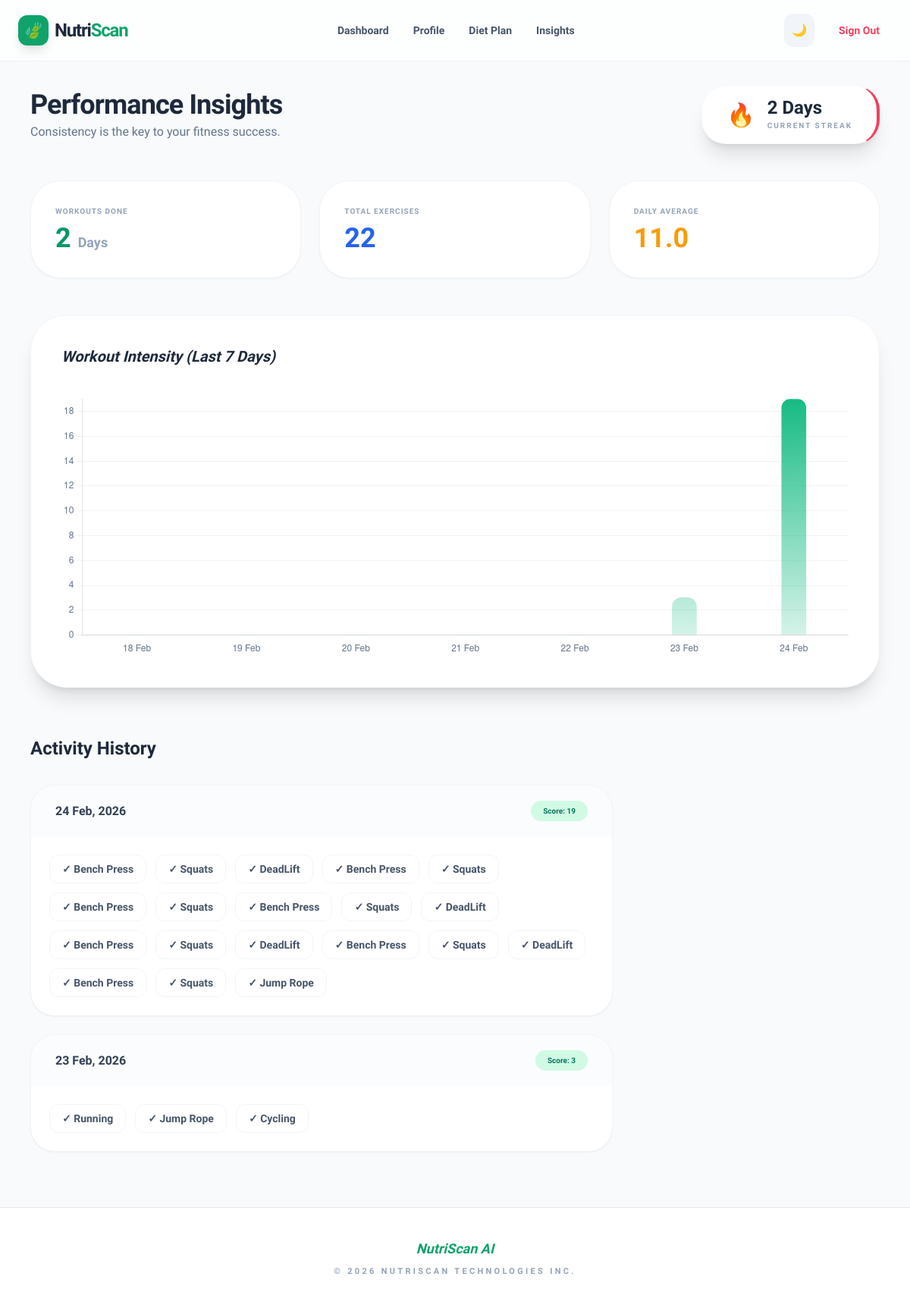
/performance/ (signed in), run on the app's committed database.
### core/models.py (models this page shows, shortened)
class WorkoutLog(models.Model):
    user = models.ForeignKey(User, on_delete=models.CASCADE)
    exercise = models.CharField(max_length=100)
    completed = models.BooleanField(default=False)
    calories_burned = models.PositiveIntegerField(default=0)
    date = models.DateField(auto_now_add=True)

### core/views.py (the view)
# urls.py: path('performance/', views.performance, name='performance'),
@login_required
def performance(request):
    logs = WorkoutLog.objects.filter(user=request.user).order_by('-date')
    daily_counts = defaultdict(int)
    grouped_exercises = defaultdict(list)
    for log in logs:
        daily_counts[log.date] += 1
        grouped_exercises[log.date].append(log.exercise)
    performance_history = []
    unique_dates = sorted(grouped_exercises.keys(), reverse=True)
    for d in unique_dates:
        performance_history.append({
            'date': d.strftime("%d %b, %Y"),
            'exercises': grouped_exercises[d],
            'score': daily_counts[d]
        })
    chart_days = [date.today() - timedelta(days=i) for i in range(6, -1, -1)]
    labels = [d.strftime("%d %b") for d in chart_days]
    values = [daily_counts[d] for d in chart_days]
    workout_days = sorted(set(log.date for log in logs), reverse=True)
    streak = 0
    today = date.today()
    for day in workout_days:
        if day == today - timedelta(days=streak): streak += 1
        else: break
    return render(request, 'performance.html', {
        'performance_history': performance_history,
        'labels': labels,
        'values': values,
        'streak': streak,
        'workout_days_count': len(workout_days),
        'total_exercises': logs.count(),
        'avg_per_day': round(logs.count() / len(workout_days), 1) if workout_days else 0
    })

### core/templates/performance.html (shortened to what this page needs)
{% extends 'base.html' %}
{% block content %}
<div class="max-w-6xl mx-auto px-4 py-8 animate-fade-in bg-slate-50 dark:bg-slate-950 transition-colors duration-500">
    <div class="flex flex-col md:flex-row md:items-center justify-between gap-6 mb-12">
        <div>
            <h2 class="text-4xl font-extrabold text-slate-800 dark:text-slate-100 tracking-tight">Performance Insights</h2>
            <p class="text-slate-500 dark:text-slate-400 font-medium mt-1">Consistency is the key to your fitness success.</p>
        </div>
        <div class="flex items-center space-x-4 bg-white dark:bg-slate-900 px-8 py-4 rounded-[2rem] shadow-xl border border-slate-50 dark:border-slate-800 border-r-4 border-r-rose-500">
            <span class="text-3xl animate-bounce">🔥</span>
            <div>
                <h4 class="text-2xl font-black text-slate-800 dark:text-slate-100 leading-none">{{streak}} Days</h4>
                <p class="text-[10px] font-bold text-slate-400 dark:text-slate-500 uppercase tracking-[0.2em] mt-1">Current Streak</p>
            </div>
        </div>
    </div>
    <div class="grid grid-cols-1 md:grid-cols-3 gap-6 mb-12">
        <div class="bg-white dark:bg-slate-900 p-8 rounded-[2.5rem] shadow-sm border border-slate-100 dark:border-slate-800">
            <p class="text-[10px] font-bold text-slate-400 uppercase tracking-widest mb-2">Workouts Done</p>
            <h3 class="text-4xl font-black text-emerald-600 dark:text-emerald-400">{{workout_days_count}} <span class="text-lg text-slate-400">Days</span></h3>
        </div>
        <div class="bg-white dark:bg-slate-900 p-8 rounded-[2.5rem] shadow-sm border border-slate-100 dark:border-slate-800">
            <p class="text-[10px] font-bold text-slate-400 uppercase tracking-widest mb-2">Total Exercises</p>
            <h3 class="text-4xl font-black text-blue-600 dark:text-blue-400">{{total_exercises}}</h3>
        </div>
        <div class="bg-white dark:bg-slate-900 p-8 rounded-[2.5rem] shadow-sm border border-slate-100 dark:border-slate-800">
            <p class="text-[10px] font-bold text-slate-400 uppercase tracking-widest mb-2">Daily Average</p>
            <h3 class="text-4xl font-black text-amber-500 dark:text-amber-400">{{avg_per_day}}</h3>
        </div>
    </div>
    <div class="bg-white dark:bg-slate-900 p-8 md:p-10 rounded-[3rem] shadow-xl border border-slate-100 dark:border-slate-800 mb-16">
        <h5 class="text-xl font-bold text-slate-800 dark:text-slate-100 mb-8 italic">Workout Intensity (Last 7 Days)</h5>
        <div class="relative h-[350px] w-full">
            <canvas id="progressChart"></canvas>
        </div>
    </div>
    <div class="max-w-3xl">
        <h5 class="text-2xl font-bold text-slate-800 dark:text-slate-100 mb-8">Activity History</h5>
        <div class="space-y-6">
            {% for item in performance_history %}
            <div class="bg-white dark:bg-slate-900 rounded-[2rem] shadow-sm border border-slate-100 dark:border-slate-800 overflow-hidden">
                <div class="flex justify-between items-center px-8 py-5 bg-slate-50/50 dark:bg-slate-800/50">
                    <span class="font-bold text-slate-700 dark:text-slate-200">{{ item.date }}</span>
                    <span class="px-4 py-1.5 bg-emerald-100 dark:bg-emerald-900/30 text-emerald-700 dark:text-emerald-400 text-[10px] font-black rounded-full">Score: {{ item.score }}</span>
                </div>
                <div class="p-6 flex flex-wrap gap-3">
                    {% for ex in item.exercises %}
                        <div class="bg-white dark:bg-slate-800 border border-slate-100 dark:border-slate-700 px-4 py-2 rounded-xl text-sm font-semibold text-slate-600 dark:text-slate-300">✓ {{ ex }}</div>
                    {% endfor %}
                </div>
            </div>
            {% empty %}
            <div class="text-center py-20 bg-white dark:bg-slate-900 rounded-[3rem] border border-dashed border-slate-200 dark:border-slate-800">
                <p class="text-slate-400 dark:text-slate-500 font-medium italic">No activity logs found yet. Time to hit the gym!</p>
            </div>
            {% endfor %}
        </div>
    </div>
</div>
<script>
document.addEventListener('DOMContentLoaded', function() {
    const isDark = document.documentElement.classList.contains('dark');
    const ctx = document.getElementById('progressChart').getContext('2d');
    // Gradient Logic
    const gradient = ctx.createLinearGradient(0, 0, 0, 350);
    gradient.addColorStop(0, '#10b981');
    gradient.addColorStop(1, isDark ? 'rgba(16, 185, 129, 0.05)' : 'rgba(16, 185, 129, 0.1)');
    new Chart(ctx, {
        type: 'bar',
        data: {
            labels: {{ labels|safe }},
            datasets: [{
                data: {{ values|safe }},
                backgroundColor: gradient,
                borderRadius: 12,
                barThickness: 32
            }]
        },
        options: {
            responsive: true,
            maintainAspectRatio: false,
            plugins: {
                legend: { display: false }
            },
            scales: {
                y: {
                    beginAtZero: true,
                    ticks: {
                        stepSize: 1,
                        color: isDark ? '#94a3b8' : '#64748b'
                    },
                    grid: { color: isDark ? 'rgba(255,255,255,0.05)' : 'rgba(0,0,0,0.05)' }
                },
                x: {
                    grid: { display: false },
                    ticks: { color: isDark ? '#94a3b8' : '#64748b' }
                }
            }
        }
    });
});
</script>
{% endblock %}

### core/templates/base.html (style rules this page uses)
body { font-family: 'Plus Jakarta Sans', sans-serif; transition: background-color 0.5s ease; }

### data on the page
WorkoutLog: exercises "Bench Press"
WorkoutLog: exercises "Squats"
WorkoutLog: exercises "DeadLift"
WorkoutLog: exercises "Bench Press"
WorkoutLog: exercises "Squats"
WorkoutLog: exercises "Bench Press"
WorkoutLog: exercises "Squats"
WorkoutLog: exercises "Bench Press"
WorkoutLog: exercises "Squats"
WorkoutLog: exercises "DeadLift"
WorkoutLog: exercises "Bench Press"
WorkoutLog: exercises "Squats"
WorkoutLog: exercises "DeadLift"
WorkoutLog: exercises "Bench Press"
WorkoutLog: exercises "Squats"
WorkoutLog: exercises "DeadLift"
WorkoutLog: exercises "Bench Press"
WorkoutLog: exercises "Squats"
WorkoutLog: exercises "Jump Rope"
WorkoutLog: exercises "Running"
WorkoutLog: exercises "Jump Rope"
WorkoutLog: exercises "Cycling"

### other printed values
{{ streak }} "2"
{{ workout_days_count }} "2"
{{ total_exercises }} "22"
{{ avg_per_day }} "11.0"
{{ item.date }} "24 Feb, 2026" "23 Feb, 2026"
{{ item.score }} "19" "3"
chart data {{ values|safe }} [0, 0, 0, 0, 0, 3, 19]
